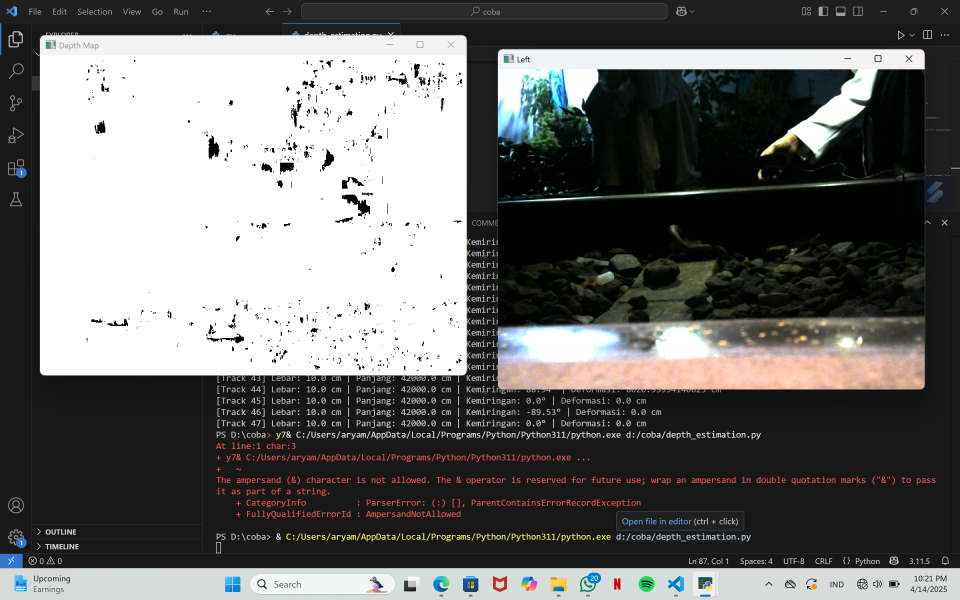
#> input picture hasil modifikasi.png, 2880 x 1800 px, given in place of the camera (shown at 1/3 size)
$ python depth_estimation.py
#> lines starting #> are read from the running program, lines starting #| are printed output that depends on the picture; after the words box and inside, x2 and y2 are one past the last pixel; in counts of white or black regions, pixels touching at a corner belong together
import cv2
import numpy as np
import math
import csv

# === Parameter Kalibrasi Stereo (ubah sesuai hasil kalibrasi kamu)
focal_length = 700     # dalam pixel
baseline = 6.0         # dalam cm
scale_cm_per_pixel = 0.05  # contoh konversi skala piksel ke cm

# === Inisialisasi StereoBM
stereo = cv2.StereoBM_create(numDisparities=64, blockSize=15)

def compute_depth_map(left_img, right_img):
    grayL = cv2.cvtColor(left_img, cv2.COLOR_BGR2GRAY)
    grayR = cv2.cvtColor(right_img, cv2.COLOR_BGR2GRAY)
    disparity = stereo.compute(grayL, grayR).astype(np.float32) / 16.0
    disparity[disparity <= 0] = 0.1  # hindari divide by zero
    depth_map = (focal_length * baseline) / disparity
    return depth_map

def analyze_track(depth_map, edges):
    height, width = depth_map.shape

    # Estimasi posisi rel
    x_center = width // 2
    x_left = x_center - 100
    x_right = x_center + 100
    y_top = height // 3
    y_bottom = height - 10

    # Lebar Rel
    left_depth = np.mean(depth_map[y_top:y_bottom, x_left])
    right_depth = np.mean(depth_map[y_top:y_bottom, x_right])
    lebar_cm = abs(x_right - x_left) * scale_cm_per_pixel

    # Panjang Rel
    panjang_cm = np.percentile(depth_map[y_top:, x_center - 20:x_center + 20], 95)

    # Kemiringan Rel
    kemiringan_rad = math.atan2(left_depth - right_depth, lebar_cm)
    kemiringan_deg = math.degrees(kemiringan_rad)

    # Deformasi Ballast
    y_ballast = int(height * 0.9)
    ballast_depth = depth_map[y_ballast-20:y_ballast, x_left:x_right]
    deformasi = np.std(ballast_depth)

    return round(lebar_cm, 2), round(panjang_cm, 1), round(kemiringan_deg, 2), round(deformasi, 2)

# === Buka video dari dua sumber kamera
capL = cv2.VideoCapture(1)
capR = cv2.VideoCapture(2)

# === Setup file CSV
csv_file = open('tabel_inspeksi.csv', mode='w', newline='')
csv_writer = csv.writer(csv_file)
csv_writer.writerow(["No Track", "Lebar Rel (cm)", "Panjang Rel (cm)", "Kemiringan Rel (°)", "Identifikasi Deformasi Ballast (cm)"])

no_track = 1
while True:
    retL, frameL = capL.read()
#> frameL is the input picture: shape (1800, 2880, 3); mean B, G, R 105.3, 106.5, 106.7
    retR, frameR = capR.read()
    if not retL or not retR:
        break

    # Resize
    frameL = cv2.resize(frameL, (640, 480))
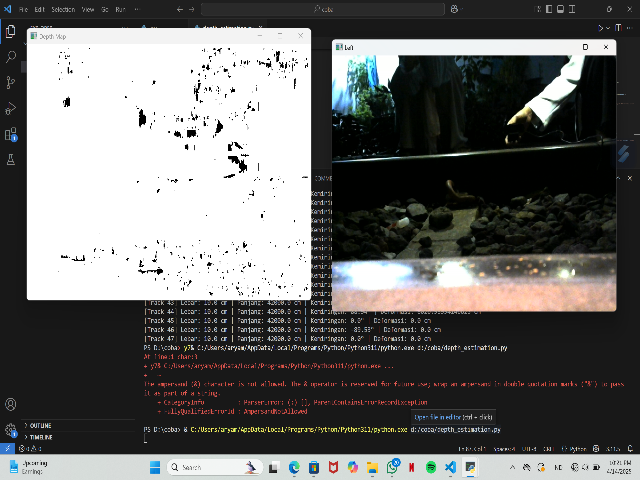
#> frameL: shape (480, 640, 3); mean B, G, R 105.2, 106.5, 106.6
    frameR = cv2.resize(frameR, (640, 480))

    # Hitung Depth Map
    depth_map = compute_depth_map(frameL, frameR)
#> in compute_depth_map, `grayL = cv2.cvtColor(left_img, cv2.COLOR_BGR2GRAY)`:
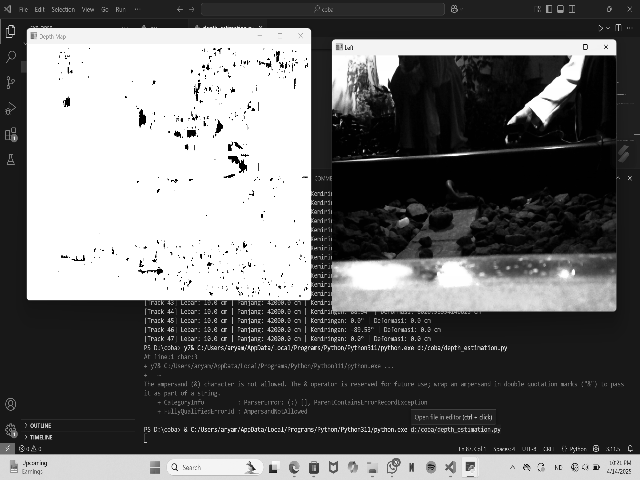
#> grayL: shape (480, 640); min 0, max 255, mean 106.4
#> in compute_depth_map, `disparity = stereo.compute(grayL, grayR).astype(np.float32) / 16.0`:
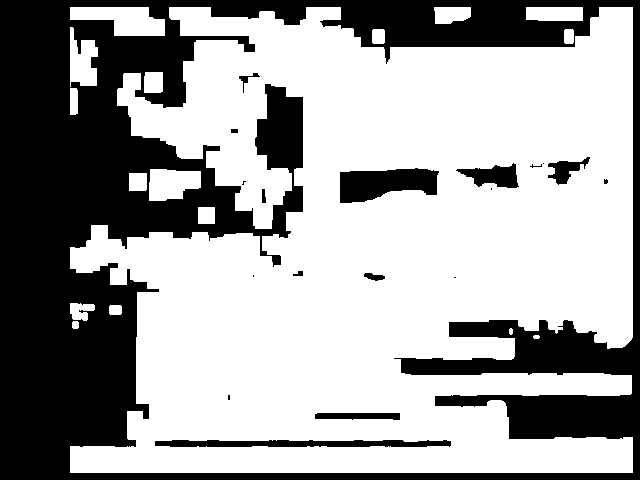
#> disparity: shape (480, 640) float32; values -1 (black) and 0 (white), 63.7% white; 19 black regions (8 under 20 px), largest, box (x1, y1, x2, y2) and area: (0, 0, 640, 480) 104917, (340, 168, 439, 203) 2481, (155, 440, 451, 447) 1760
#> in compute_depth_map, `disparity[disparity <= 0] = 0.1`: disparity: shape (480, 640) float32; every value is 0.1
#> in compute_depth_map, `depth_map = (focal_length * baseline) / disparity`: depth_map: shape (480, 640) float32; every value is 42000

    # Deteksi Canny Edge
    edges = cv2.Canny(cv2.cvtColor(frameL, cv2.COLOR_BGR2GRAY), 100, 200)
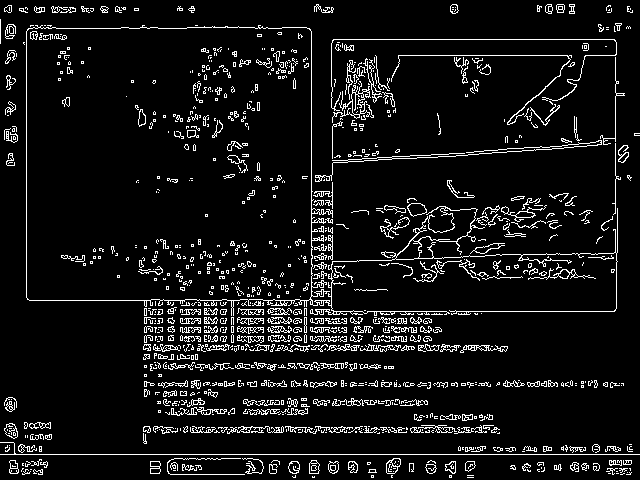
#> edges: shape (480, 640); 7.9% white in thin lines or dots

    # Tampilkan video dan depth map
    cv2.imshow("Left", frameL)
    norm_depth = cv2.normalize(depth_map, None, 0, 255, cv2.NORM_MINMAX)
#> norm_depth: shape (480, 640) float32; every value is 0
    cv2.imshow("Depth Map", norm_depth.astype(np.uint8))

    key = cv2.waitKey(1) & 0xFF
#> (key q is pressed here)

    if key == ord('s'):
        # Analisis Track
        lebar, panjang, kemiringan, deformasi = analyze_track(depth_map, edges)

        # Simpan ke CSV
        csv_writer.writerow([no_track, lebar, panjang, kemiringan, deformasi])

        # Tampilkan hasil
        print(f"[Track {no_track}] Lebar: {lebar} cm | Panjang: {panjang} cm | Kemiringan: {kemiringan}° | Deformasi: {deformasi} cm")

        # Tampilkan teks di layar
        cv2.putText(frameL, f"Track {no_track} Disimpan", (10, 30),
                    cv2.FONT_HERSHEY_SIMPLEX, 0.7, (0, 255, 0), 2)
        cv2.imshow("Left", frameL)
        cv2.waitKey(500)  # tampilkan selama 0.5 detik

        no_track += 1

    elif key == ord('q'):
        break

# === Cleanup
capL.release()
capR.release()
csv_file.close()
cv2.destroyAllWindows()

$ run again, on hasil stereo.png
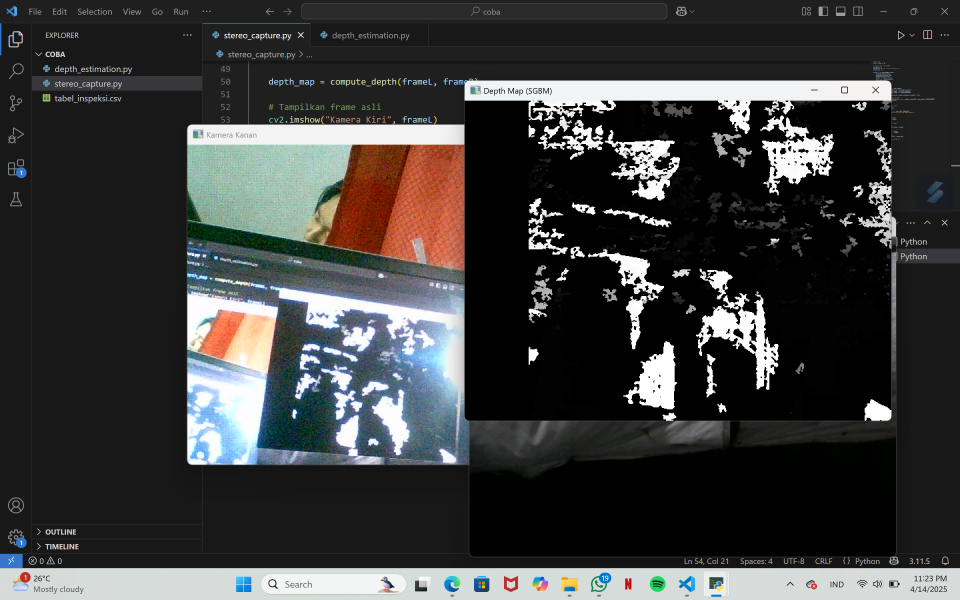
#> input picture hasil stereo.png, 2880 x 1800 px, given in place of the camera (shown at 1/3 size)
#> frameL is the input picture: shape (1800, 2880, 3); mean B, G, R 60.2, 60.4, 59.8
#> frameL: shape (480, 640, 3)
#> in compute_depth_map, `disparity = stereo.compute(grayL, grayR).astype(np.float32) / 16.0`:
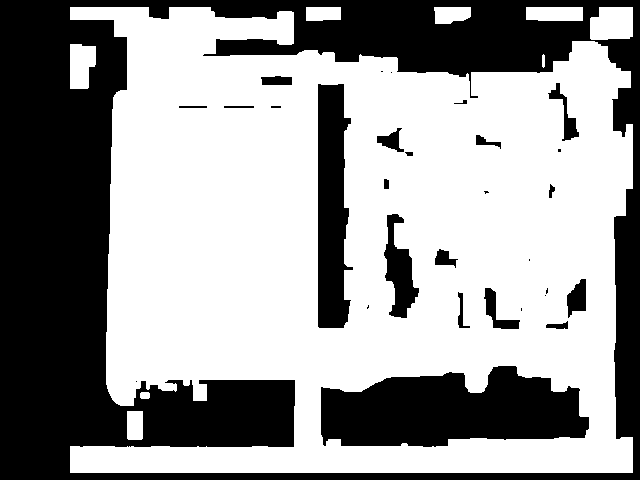
#> disparity: shape (480, 640) float32; values -1 (black) and 0 (white), 60.1% white; 30 black regions (10 under 20 px), largest, box (x1, y1, x2, y2) and area: (0, 0, 640, 480) 95164, (321, 366, 589, 447) 15847, (318, 84, 353, 328) 6649
#> depth_map: shape (480, 640) float32; every value is 42000
#> `edges = cv2.Canny(cv2.cvtColor(frameL, cv2.COLOR_BGR2GRAY), 100, 200)`:
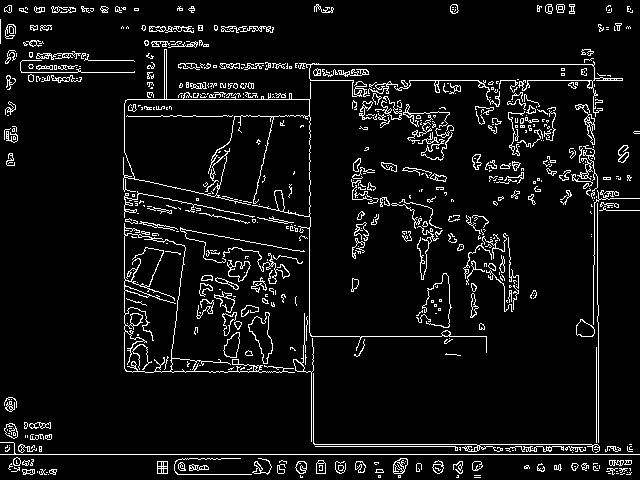
#> edges: shape (480, 640); 6.6% white in thin lines or dots
#> norm_depth: shape (480, 640) float32; every value is 0
